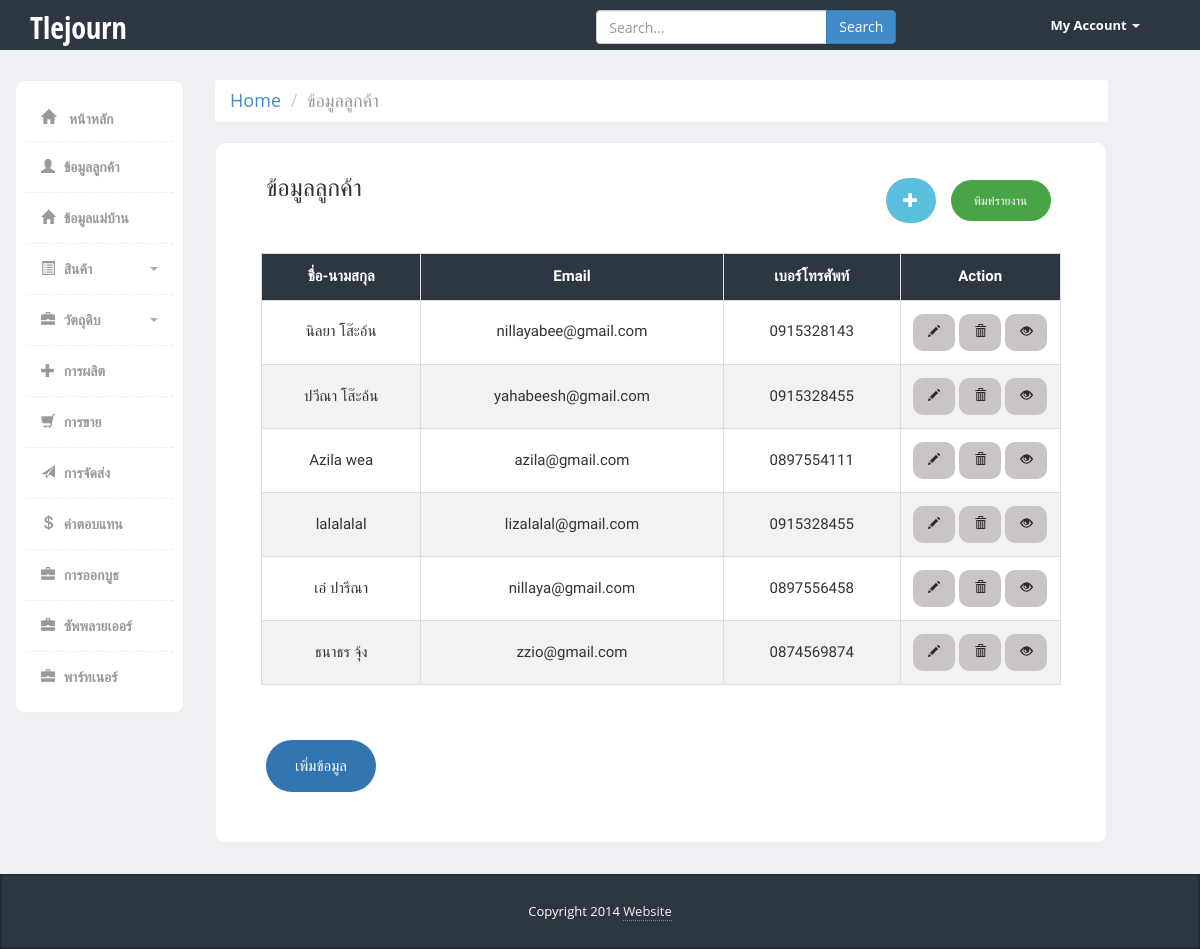
The app's page /src/pages/admin/customer/customer.php with its own data.
### tables this page shows
CREATE TABLE `customer` (
  `cus_id` int(10) NOT NULL,
  `username` varchar(50) NOT NULL,
  `email` varchar(50) NOT NULL,
  `passwd` varchar(50) NOT NULL,
  `cus_name` varchar(50) NOT NULL,
  `cus_tel` varchar(15) NOT NULL,
  `cus_address` varchar(255) NOT NULL,
  `level` varchar(10) NOT NULL DEFAULT 'm'
);

### src/pages/admin/customer/customer.php (the view, shortened to what this page needs)
<?php
include('../../../libs/db.php');
?>
<!DOCTYPE html>
<html>
<head>
    <link href="../../../../bootstrap/css/bootstrap.min.css" rel="stylesheet">
    <link href="../../../../css/styles.css" rel="stylesheet">
</head>
<body>
    <?php  include('../../../../bar/head.php');?>
    <?php  include('../../../../bar/side.php');  ?>
    <div class="row">
        <div class="col-md-9">
            <nav aria-label="breadcrumb">
                <ol class="breadcrumb">
                    <li class="breadcrumb-item"><a href="../main">Home</a></li>
                    <li class="breadcrumb-item active" aria-current="page">ข้อมูลลูกค้า</li>
                </ol>
            </nav>
            <div class="content-box-large">
                <div class="panel-heading">
                    <div class="panel-title">
                        <h3>ข้อมูลลูกค้า</h3>
                    </div>
                    <div class="panel-options">
                        <a href="form_cus.php"><button class="button button-n3" style="vertical-align:middle"><span><i
                                        class="glyphicon glyphicon-plus"></i></span> </button></a>
                        <a href="#.php"><button class="button button-n2"
                                style="vertical-align:middle"><span>พิมพ์รายงาน</span> </button></a>
                    </div>
                </div>
                <div class="panel-body">
                    <table id="customers">
                        <thead>
                            <tr>
                                <th>ชื่อ-นามสกุล</th>
                                <th>Email</th>
                                <th>เบอร์โทรศัพท์</th>
                                <th  width="20%">Action</th>
                            </tr>
                        </thead>
                </div>
                <tbody>
                    <?php
                        $sql = "SELECT * FROM customer";
                        $result = $conn->query($sql);
                        if ($result->num_rows > 0) {
                            while($row = $result->fetch_assoc()) {
                               echo "<tr>";
                                    echo "<td>" . $row["cus_name"]. "</td>";
                                    echo "<td>" . $row["email"]. "</td>";
                                    echo "<td>" . $row["cus_tel"]. "</td>";
                                    echo "<td>
                                    <a href='update_form_c.php?ID=$row[cus_id]'><button class='buttons buttons2'><i class='glyphicon glyphicon-pencil'></i> </button>
                                    <a href='delete_cus.php?ID=" . $row['cus_id']. "' onclick=\"return confirm('ต้องการจะลบข้อมูลนี้ใช่หรือไม่?')\"><button class='buttons buttons3'><i class='glyphicon glyphicon-trash'></i> </button>
                                    <a href='view.php?ID=$row[cus_id]'><button class='buttons buttons4'><i class='glyphicon glyphicon-eye-open'></i></button></td>";
                                    echo "</tr>";
                            }
                        }
                        ?>
                </tbody>
            </div>
            <div class="panel-body">
                <a href="form_cus.php"><button class="button button-n1"
                        style="vertical-align:middle"><span>เพิ่มข้อมูล</span> </button></a>
            </div>
        </div>
    </div>
    </div>
    </div>
    <footer>
        <div class="container">
            <div class="copy text-center">
                Copyright 2014 <a href='#'>Website</a>
            </div>
        </div>
    </footer>
</body>
</html>

### css/styles.css (style rules this page uses)
body { font-family: 'Open Sans', sans-serif; background-color: #f7f7f7; position: relative; margin: 0px; font-size: 18px; padding: 0px; }
footer { background-color:#2c3742; box-shadow:inset 0px 0px 3px #111; color:#fff; font-size:14px; line-height:25px; padding:10px 0px 10px 0px; bottom: 0px; }
footer a { color:#eee; text-decoration:none; border-bottom:1px dotted #888; }
footer .copy { font-size:13px; margin:15px 0px; }
.content-box, .content-box-large { margin-bottom:30px; background: #fff; border-radius:10px; padding:10px; border-left:1px solid #eee; border-top:1px solid #eee; border-right:2px solid #eee; border-bottom:2px solid #eee; }
.content-box-large { padding: 20px; }
body { background-color: #eff0f3; }
.panel-heading>.panel-title, .content-box-header .panel-title { float: left; padding: 10px 15px; padding-top: 0px; }
.panel-heading>.panel-title>*, .content-box-header .panel-title>* { margin: 0; }
.panel-heading>.panel-options, .content-box-header .panel-options { float: right; padding-right: 15px; }
.panel-heading>.panel-options>a, .content-box-header .panel-options>a { margin-top: 10px; }
.panel-body { clear:both; }
#customers { font-family: 'Prompt', sans-serif; border-collapse: collapse; width: 100%; }
#customers td, #customers th { border: 1px solid #ddd; padding: 8px; text-align: center; font-size: 15px; }
#customers tr:nth-child(even) { background-color: #f2f2f2; }
#customers th { padding-top: 12px; padding-bottom: 12px; text-align: center; background-color: #2c3742; color: white; }
.button { display: inline-block; border-radius: 50px; border: none; color: #FFFFFF; text-align: center; font-size: 12px; padding: 12px; width: 100px; transition: all 0.5s; cursor: pointer; margin: 5px; }
.button-n1 { background-color: #3276b1; font-size: 15px; padding: 15px; width: 110px; }
.button-n2 { background-color: #47a447; }
.button-n3 { background-color: #5bc0de; font-size: 15px; padding: 12px; width: 50px; }
.button span { cursor: pointer; display: inline-block; position: relative; transition: 0.5s; }
.button span:after { content: '\00bb'; position: absolute; opacity: 0; top: 0; right: -20px; transition: 0.5s; }
.buttons { background-color: #c9c5c5; border: none; color: rgb(44, 43, 43); padding: 10px 15px; text-align: center; text-decoration: none; display: inline-block; font-size: 12px; margin: 5px 0.25px; -webkit-transition-duration: 0.4s; transition-duration: 0.4s; cursor: pointer; border-radius: 10px; }

### records on screen
customer: cus_name "นิลยา โส๊ะอ้น", email "nillayabee@gmail.com", cus_tel "0915328143"
customer: cus_name "ปวีณา โส๊ะอ้น", email "yahabeesh@gmail.com", cus_tel "0915328455"
customer: cus_name "Azila wea", email "azila@gmail.com", cus_tel "0897554111"
customer: cus_name "lalalalal", email "lizalalal@gmail.com", cus_tel "0915328455"
customer: cus_name "เอ๋ ปารีณา", email "nillaya@gmail.com", cus_tel "0897556458"
customer: cus_name "ธนาธร จุ้ง", email "zzio@gmail.com", cus_tel "0874569874"
